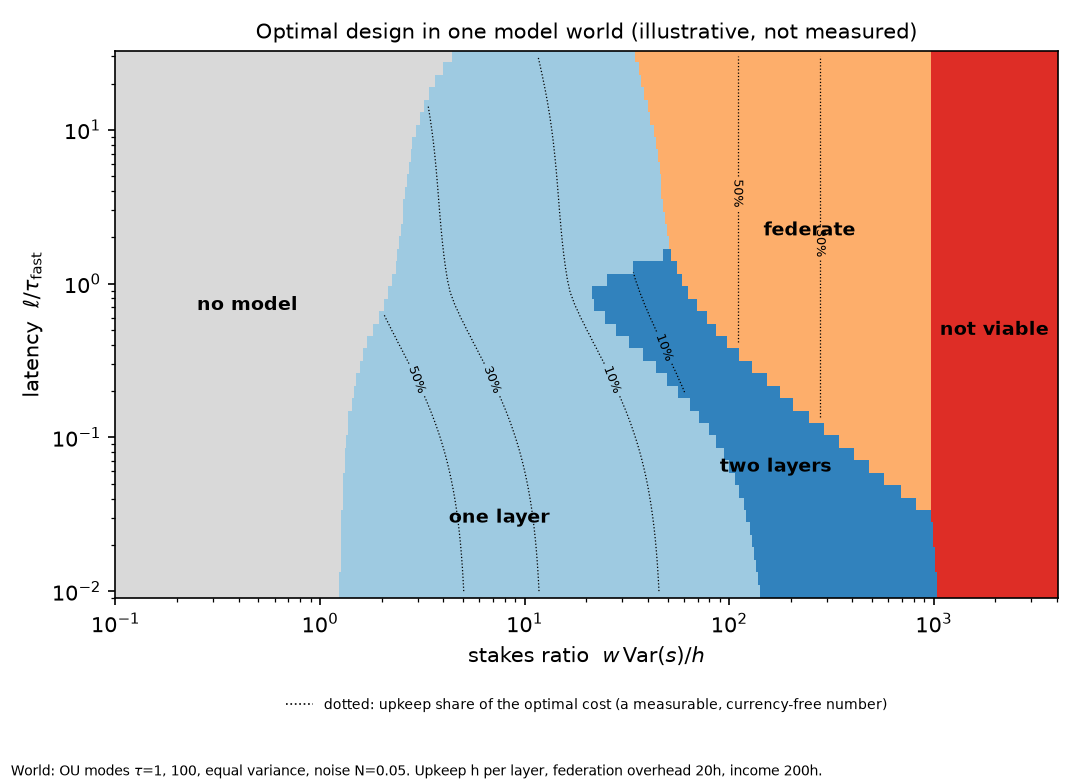

This figure's Python source:
"""Phase diagram in a concrete model. nice -n 19 python3 phase.py
World: two OU modes tau=1 and 100, equal variance (Var=1), sensing noise N=0.05 (units: fastest tau=1, h=1).
Designs: none (act blind: loss w*Var); central tracker with K=1 or 2 layers whose readings arrive late by latency l
(cost hK + w*E_K(l)); federate (local trackers, zero latency, extra coordination cost h_f=20h: h_f + hK + w*E_K(0));
not viable if the cheapest design costs more than income y=200h (Theorem P0: negative mean margin => certain ruin)."""
import numpy as np, sys, json
import os as _os; sys.path.insert(0,_os.path.join(_os.path.dirname(_os.path.abspath(__file__)),'..','layers_checks'))
from lead import E_opt, E_K_lead
import matplotlib; matplotlib.use('Agg'); import matplotlib.pyplot as plt
from matplotlib.colors import ListedColormap
a=np.array([1.0,1/100]); v=np.array([0.5,0.5]); N=0.05; Var=v.sum(); h=1.0; hf=20.0; y=200.0
lat=np.logspace(-2,np.log10(30),44)
E1=np.array([E_K_lead(a,v,N,1,l,starts=6) for l in lat]); E2=np.array([E_opt(a,v,N,l) for l in lat])
E1_0=E_K_lead(a,v,N,1,0.0,starts=6); E2_0=E_opt(a,v,N,0.0)
print("E1(l):",np.round(E1,4)); print("E2(l):",np.round(E2,4)); print("E(0):",E1_0,E2_0)
R=np.logspace(-1,3.6,500)   # R = w*Var/h
W=R*h/Var
lab=np.zeros((len(lat),len(R)),int)
for i in range(len(lat)):
    C=np.vstack([W*Var, h+W*E1[i], 2*h+W*E2[i], np.minimum(hf+h+W*E1_0, hf+2*h+W*E2_0)])
    best=C.min(0); k=C.argmin(0); k[best>y]=4; lab[i]=k
names=['no model','one layer','two layers','federate','not viable']
cols=['#d9d9d9','#9ecae1','#3182bd','#fdae6b','#de2d26']
fig,ax=plt.subplots(figsize=(7.2,5.2),dpi=150)
X,Y=np.meshgrid(R,lat)
ax.pcolormesh(X,Y,lab,cmap=ListedColormap(cols),vmin=-0.5,vmax=4.5,shading='nearest')
# measurable dimensionless share: upkeep (holding) share of the optimal cost = d ln J*/d ln h (CT24), by region
share=np.zeros_like(lab,float)
for i in range(len(lat)):
    Jn=W*Var; J1=h+W*E1[i]; J2=2*h+W*E2[i]; Jf=np.where(hf+h+W*E1_0<=hf+2*h+W*E2_0, hf+h+W*E1_0, hf+2*h+W*E2_0)
    Kf=np.where(hf+h+W*E1_0<=hf+2*h+W*E2_0,1,2)
    up=np.vstack([0*R, h+0*R, 2*h+0*R, hf+Kf*h]); tot=np.vstack([Jn,J1,J2,Jf])
    k=np.minimum(lab[i],3); share[i]=up[k,np.arange(len(R))]/tot[k,np.arange(len(R))]
ax.set_xscale('log'); ax.set_yscale('log')
ax.set_xlabel(r'stakes ratio  $w\,\mathrm{Var}(s)/h$'); ax.set_ylabel(r'latency  $\ell/\tau_{\rm fast}$')
for kreg in (1,2,3):
    m=np.ma.masked_where(lab!=kreg,share)
    try:
        cs=ax.contour(X,Y,m,levels=[0.1,0.3,0.5],colors='k',linewidths=0.6,linestyles=':')
        ax.clabel(cs,fmt=lambda v:f'{v:.0%}',fontsize=6)
    except Exception: pass
for k,nm in enumerate(names):
    if (lab==k).any():
        ii,jj=np.argwhere(lab==k).mean(0).astype(int)
        xx,yy=(7.5,0.03) if nm=='one layer' else (R[jj],lat[ii])
        ax.text(xx,yy,nm,ha='center',va='center',fontsize=9,weight='bold')
ax.set_title('Optimal design in one model world (illustrative, not measured)',fontsize=10)
ax.plot([],[],'k:',lw=0.8,label='dotted: upkeep share of the optimal cost (a measurable, currency-free number)'); ax.legend(loc='upper center',bbox_to_anchor=(0.5,-0.16),fontsize=6.5,frameon=False)
fig.text(0.01,0.005,r'World: OU modes $\tau$=1, 100, equal variance, noise N=0.05. Upkeep h per layer, federation overhead 20h, income 200h.',fontsize=6.5)
fig.tight_layout(rect=(0,0.04,1,1)); fig.savefig(_os.path.join(_os.path.dirname(_os.path.abspath(__file__)),'phase.png'))
# report boundaries
for i in [0,14,29,43]:
    row=lab[i]; ch=[(round(R[j],2),names[row[j]]) for j in range(1,len(R)) if row[j]!=row[j-1]]
    print(f"latency {lat[i]:.3f}: starts {names[row[0]]}; changes at {ch}")
json.dump({'lat':lat.tolist(),'E1':E1.tolist(),'E2':E2.tolist()},open('phase.json','w'))
